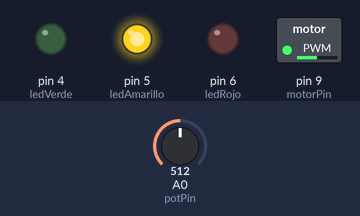
Simulated run of this sketch. Board: Arduino Uno, built with avr-gcc and run on an emulated ATmega328P. Parts: switched loads named in the sketch (green lamp = pin HIGH), output pins drawn as LEDs (lit = HIGH). Inputs (shaded band) come from the test bench; at power-on: A0 (potPin) = 512.

Above: at 1.2 s.
1.3 s: A0 (potPin) set to 716
At 2.1 s:
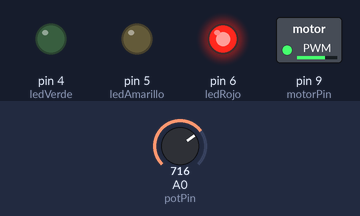
2.8 s: A0 (potPin) set to 6
At 4.0 s:
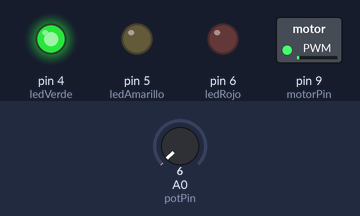
4.3 s: A0 (potPin) set to 3
At 5.5 s:
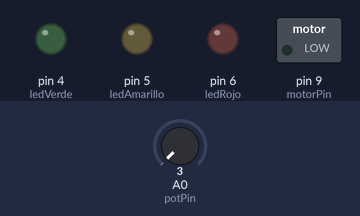
5.8 s: A0 (potPin) set to 95
At 6.6 s:
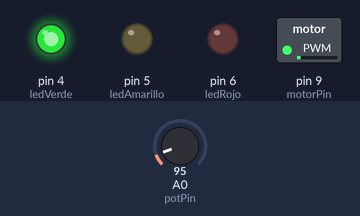
7.3 s: A0 (potPin) set to 306
At 7.9 s:
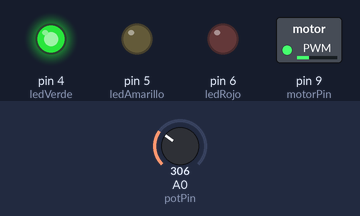
Timing chart, 0 to 9.8 s (numbered marks = the images above; inputs shaded):
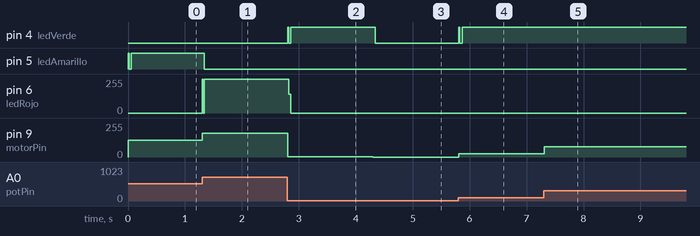

The sketch:

PWM-Arduino.ino
```cpp
//Control de rapidez para motor DC
//@LaElectronicaGT

const int motorPin = 9;
const int potPin = A0;

const int ledVerde = 4;
const int ledAmarillo = 5;
const int ledRojo = 6;

int valorPotenciometro = 0;
int velocidadPWM = 0;

void setup() {
  pinMode(motorPin, OUTPUT);

  pinMode(ledVerde, OUTPUT);
  pinMode(ledAmarillo, OUTPUT);
  pinMode(ledRojo, OUTPUT);

  analogWrite(motorPin, 0);
}

void loop() {
  // Leer el potenciómetro y convertirlo a PWM
  valorPotenciometro = analogRead(potPin);
  velocidadPWM = map(valorPotenciometro, 0, 1023, 0, 255);

  // Controlar la velocidad del motor
  analogWrite(motorPin, velocidadPWM);

  // Apagar todos los indicadores
  digitalWrite(ledVerde, LOW);
  digitalWrite(ledAmarillo, LOW);
  digitalWrite(ledRojo, LOW);

  // Indicar el nivel de velocidad seleccionado
  if (velocidadPWM > 0 && velocidadPWM <= 85) {
    digitalWrite(ledVerde, HIGH);
  }
  else if (velocidadPWM > 85 && velocidadPWM <= 170) {
    digitalWrite(ledAmarillo, HIGH);
  }
  else if (velocidadPWM > 170) {
    digitalWrite(ledRojo, HIGH);
  }

  delay(10);
}
```

Measured:
- the behaviour switches between 5 and 4 on A0 (potPin) (found by bisection; images 2 and 3)
- after the input at 1.3 s, pin 5 (ledAmarillo): HIGH → LOW at once; pin 6 (ledRojo): 0/255 → 255/255 at once; pin 9 (motorPin): 127/255 → 178/255 at once
- after the input at 2.8 s, pin 4 (ledVerde): LOW → HIGH at once, → LOW 0.02 s later, → HIGH 0.04 s later; pin 6 (ledRojo): 255/255 → 0/255 at once; pin 9 (motorPin): 178/255 → 1/255 at once
- after the input at 4.3 s, pin 4 (ledVerde): HIGH → LOW at once; pin 9 (motorPin): 1/255 → 0/255 at once
- after the input at 5.8 s, pin 4 (ledVerde): LOW → HIGH at once, → LOW 0.02 s later, → HIGH 0.04 s later; pin 9 (motorPin): 0/255 → 23/255 at once
- after the input at 7.3 s, pin 9 (motorPin): 23/255 → 76/255 at once
